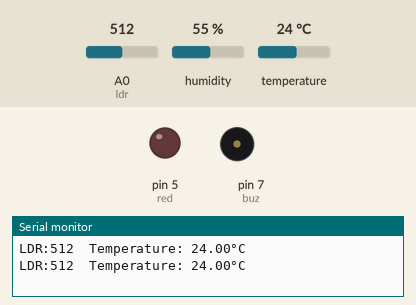
The sketch below on a simulated Arduino Uno, built with avr-gcc and run on an emulated ATmega328P. Shown: output pins drawn as LEDs (lit = HIGH), buzzer (waves = sounding, pin HIGH), the last lines printed to the serial monitor. Inputs (shaded band) come from the test bench; at power-on: temperature 24 °C, A0 (ldr) = 512, humidity 55 %.

Above: at 4.8 s.
4.9 s: temperature set to 28 °C
7.9 s: temperature set to 31 °C
At 8.6 s:
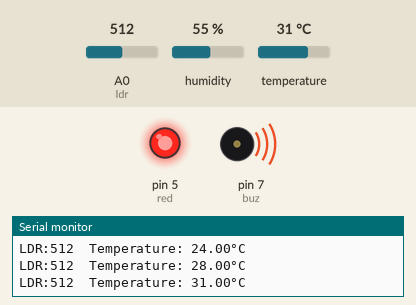
10.9 s: temperature set to 12 °C
At 12.6 s:
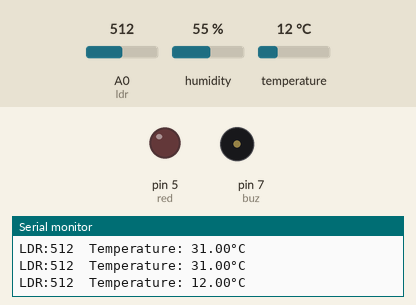
13.9 s: temperature set to 33 °C
At 15.3 s:
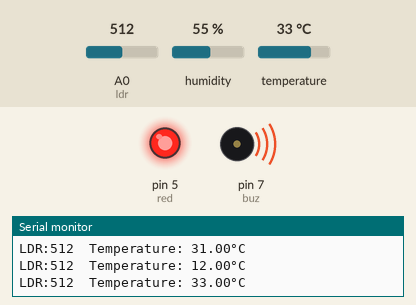
Timing chart, 0 to 16.9 s (numbered marks = the images above; inputs shaded):
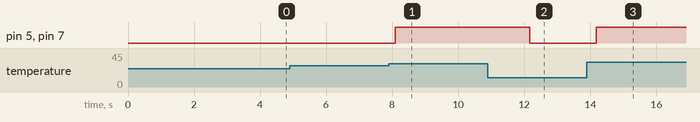

The sketch:

DHTtester.ino
```cpp
// FireAlarm using DHT11 and LDR

// REQUIRES the following Arduino libraries:
// - DHT Sensor Library: https://github.com/adafruit/DHT-sensor-library
// - Adafruit Unified Sensor Lib: https://github.com/adafruit/Adafruit_Sensor

#include "DHT.h"
#include<SoftwareSerial.h>
String value;
int TxD = 11;
int RxD = 10;
SoftwareSerial bluetooth(TxD, RxD);

#define buz 7
#define ldr A0
#define red 5
#define DHTPIN 2

#define DHTTYPE DHT11

DHT dht(DHTPIN, DHTTYPE);

void setup() {
  Serial.begin(9600);
  pinMode(ldr, INPUT);
  pinMode(buz, OUTPUT);
  pinMode(red, OUTPUT);
  Serial.begin(9600);
  bluetooth.begin(9600);
  dht.begin();
}

void loop() {
  delay(2000);
  float h = dht.readHumidity();
  // Read temperature as Celsius (the default)
  float t = dht.readTemperature();
  // Read temperature as Fahrenheit (isFahrenheit = true)
  float f = dht.readTemperature(true);

  // Check if any reads failed and exit early (to try again).
  if (isnan(h) || isnan(t) || isnan(f)) {
    Serial.println(F("Failed to read from DHT sensor!"));
    return;
  }

  // Compute heat index in Fahrenheit (the default)
  //float hif = dht.computeHeatIndex(f, h);
  // Compute heat index in Celsius (isFahreheit = false)
  //float hic = dht.computeHeatIndex(t, h, false);

  int n = analogRead(ldr);
  Serial.print("LDR:");
  Serial.print(n);

  Serial.print(F("  Temperature: "));
  Serial.print(t);
  Serial.println(F("°C "));
  if(t>=30 && n>=150){
    digitalWrite(red, HIGH);
    digitalWrite(buz, HIGH);
    bluetooth.println("FIRE!!");
  }
  else{
    digitalWrite(red, LOW);
    digitalWrite(buz, LOW);
  }
}
```

Measured:
- the behaviour switches between 29 and 30 °C on temperature (found by bisection; images 0 and 1)
- after the input at 7.9 s, pin 5 (red), pin 7 (buz): LOW → HIGH after 0.20 s
- after the input at 10.9 s, pin 5 (red), pin 7 (buz): HIGH → LOW after 1.3 s
- after the input at 13.9 s, pin 5 (red), pin 7 (buz): LOW → HIGH after 0.29 s
